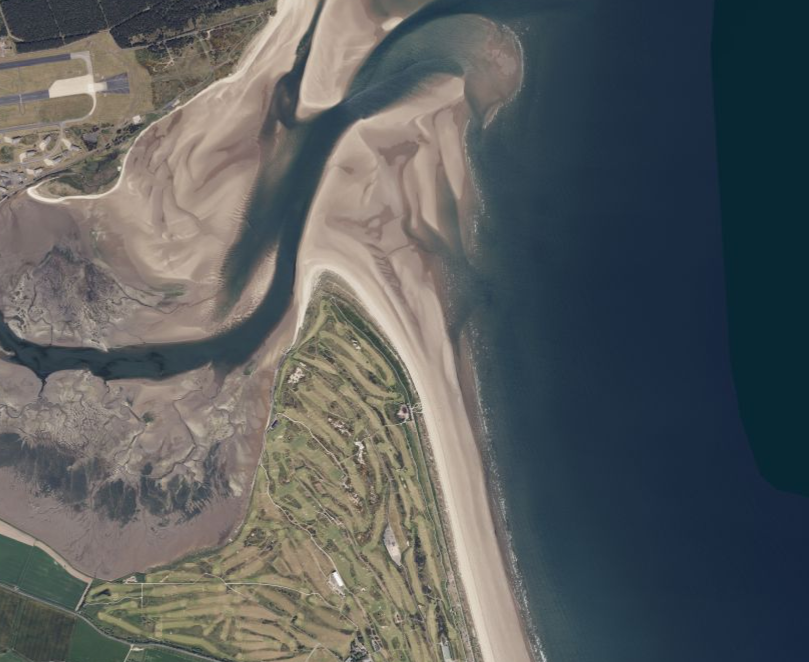
#> input picture sa_data/000001.png, 809 x 662 px; its folder holds only this picture in this run
$ python tmc_segmentation.py
#> lines starting #> are read from the running program, lines starting #| are printed output that depends on the picture; after the words box and inside, x2 and y2 are one past the last pixel; in counts of white or black regions, pixels touching at a corner belong together
import argparse
import cv2
import numpy as np
import os
import matplotlib.pyplot as plt
import matplotlib

matplotlib.use('Agg')  # Avoid potential Qt platform rendering issues


def detect_coastline_water_based(image_path):
    """
    Coastline extraction method based on water body detection

    This function performs the following steps:
    1. Read input image
    2. Convert image to RGB and HSV color spaces
    3. Create water body mask using color thresholding
    4. Apply morphological operations to refine mask
    5. Find and filter water body contours
    6. Detect coastline segments

    Args:
        image_path (str): Path to input image file

    Returns:
        tuple: Contains four elements
        - original RGB image
        - water body mask
        - coastline detection image
        - number of coastline segments
    """
    # Read image
    img = cv2.imread(image_path)
    if img is None:
        raise ValueError(f"Unable to read image: {image_path}")

    # Convert BGR to RGB color space
    img_rgb = cv2.cvtColor(img, cv2.COLOR_BGR2RGB)

    # Convert to HSV color space for water detection
    hsv = cv2.cvtColor(img, cv2.COLOR_BGR2HSV)

    # Define HSV range for water body detection (blue spectrum)
    lower_water = np.array([90, 40, 40])  # Blue lower threshold
    upper_water = np.array([130, 255, 255])  # Blue upper threshold

    # Create water body mask using color thresholding
    water_mask = cv2.inRange(hsv, lower_water, upper_water)

    # Morphological closing to fill internal water body holes
    kernel = np.ones((15, 15), np.uint8)
    water_mask = cv2.morphologyEx(water_mask, cv2.MORPH_CLOSE, kernel)

    # Remove small noise regions
    kernel_small = np.ones((5, 5), np.uint8)
    water_mask = cv2.morphologyEx(water_mask, cv2.MORPH_OPEN, kernel_small)

    # Find water body contours
    contours, _ = cv2.findContours(water_mask, cv2.RETR_EXTERNAL, cv2.CHAIN_APPROX_SIMPLE)

    # Filter small water regions, keep only main ocean areas
    main_water_mask = np.zeros_like(water_mask)
    min_area = img.shape[0] * img.shape[1] * 0.01  # Minimum area threshold (1% of image)

    valid_contours = []
    for contour in contours:
        area = cv2.contourArea(contour)
        if area > min_area:
            cv2.fillPoly(main_water_mask, [contour], 255)
            valid_contours.append(contour)

    # Create coastline detection visualization
    coastline_img = img_rgb.copy()
    coastline_contours = []

    for contour in valid_contours:
        # Simplify contour for smoother coastline representation
        epsilon = 0.001 * cv2.arcLength(contour, True)
        simplified_contour = cv2.approxPolyDP(contour, epsilon, True)

        if len(simplified_contour) > 10:
            coastline_contours.append(simplified_contour)
            cv2.drawContours(coastline_img, [simplified_contour], -1, (0, 255, 0), 3)

    return img_rgb, main_water_mask, coastline_img, len(coastline_contours)


def create_three_panel_plot(original_img, water_mask, coastline_img, coastline_count, base_name, save_path):
    """
    Create a three-panel visualization of coastline analysis results

    This function generates a figure with three subplots:
    1. Original image
    2. Water body segmentation mask
    3. Coastline detection result

    Args:
        original_img (ndarray): Original RGB image
        water_mask (ndarray): Water body segmentation mask
        coastline_img (ndarray): Coastline detection visualization
        coastline_count (int): Number of detected coastline segments
        base_name (str): Base filename for title
        save_path (str): Output file path for saving figure

    Returns:
        str: Path to saved visualization image
    """
    # Create figure with three subplots
    fig, axes = plt.subplots(1, 3, figsize=(18, 6))

    # Set overall figure title
    fig.suptitle(f'Coastline Analysis - {base_name}', fontsize=16, fontweight='bold', y=0.95)

    # First subplot: Original image
    axes[0].imshow(original_img)
    axes[0].set_title('Original Image', fontsize=14, fontweight='bold', pad=20)
    axes[0].axis('off')

    # Second subplot: Water segmentation mask
    axes[1].imshow(water_mask, cmap='gray')
    axes[1].set_title('Water Segmentation', fontsize=14, fontweight='bold', pad=20)
    axes[1].axis('off')

    # Third subplot: Coastline detection
    axes[2].imshow(coastline_img)
    axes[2].set_title(f'Coastline Detection', fontsize=14, fontweight='bold', pad=20)
    axes[2].axis('off')

    # Adjust subplot spacing
    plt.tight_layout()
    plt.subplots_adjust(top=0.85, bottom=0.05, left=0.02, right=0.98, wspace=0.05)

    # Save figure
    plt.savefig(save_path, dpi=300, bbox_inches='tight', facecolor='white')
    plt.close()  # Close figure to release memory

    return save_path


# [142 lines left out: functions advanced_coastline_detection, create_detailed_analysis_plot, not called in this run]


def process_single_image(image_path, mode, output_dir):
    """
    process single image
    """
    try:
        print(f"Processing: {os.path.basename(image_path)}")

        if mode == 'advanced':
            original_img, water_mask, coastline_img, coastline_count = advanced_coastline_detection(image_path)
            mode_suffix = '_advanced'
        else:
            original_img, water_mask, coastline_img, coastline_count = detect_coastline_water_based(image_path)
            mode_suffix = '_basic'

        base_name = os.path.splitext(os.path.basename(image_path))[0]
        os.makedirs(output_dir, exist_ok=True)

        # output images
        result_path = os.path.join(output_dir, f'{base_name}_{mode_suffix}.jpg')
        create_three_panel_plot(original_img, water_mask, coastline_img, coastline_count, base_name, result_path)

        return True
    except Exception as e:
        print(f"Error when processing {image_path}:  {e}")
        return False


def process_batch(input_dir, mode, output_dir):
    """
    batch process
        input_dir = folder path
        mode = basic or advanced
    """
    if not os.path.exists(input_dir):
        print(f"{input_dir} doesn't exist, please check!")
        return

    image_extensions = ['.png', '.jpg', '.jpeg', '.tif', '.bmp']
    processed = 0

    for filename in sorted(os.listdir(input_dir)):
        if os.path.splitext(filename)[1].lower() in image_extensions:
            image_path = os.path.join(input_dir, filename)

            if process_single_image(image_path, mode, output_dir):
                processed += 1

    print(f"\nFinished {processed} images.")


def parse_args():
    # parser = argparse.ArgumentParser(description='Coastline Detection Tool',
    parser = argparse.ArgumentParser("Network training and evaluation script.", add_help=True)

    # Input dir
    parser.add_argument("--input_path", type=str, help="Input file path.",
                        default="./sa_data")

    # Dir or single image
    parser.add_argument("--images", type=str, help="Image or Directory",
                        default="d")

    # Running mode: Basic or Advanced
    parser.add_argument("--mode", type=str, help="Running mode: basic or advanced.")

    # Output dir
    parser.add_argument("--output-path", type=str, help="Output file path.",
                        default="./result")

    return parser.parse_args()


def main(opt):
    if opt.images == 'd':
        input_dir = opt.input_path
        output_dir = opt.output_path
        mode = opt.mode

        process_batch(input_dir, mode, output_dir)
#> in detect_coastline_water_based, img is the input picture: shape (662, 809, 3); mean B, G, R 94.2, 94, 90.5
#> in detect_coastline_water_based, `water_mask = cv2.inRange(hsv, lower_water, upper_water)`:
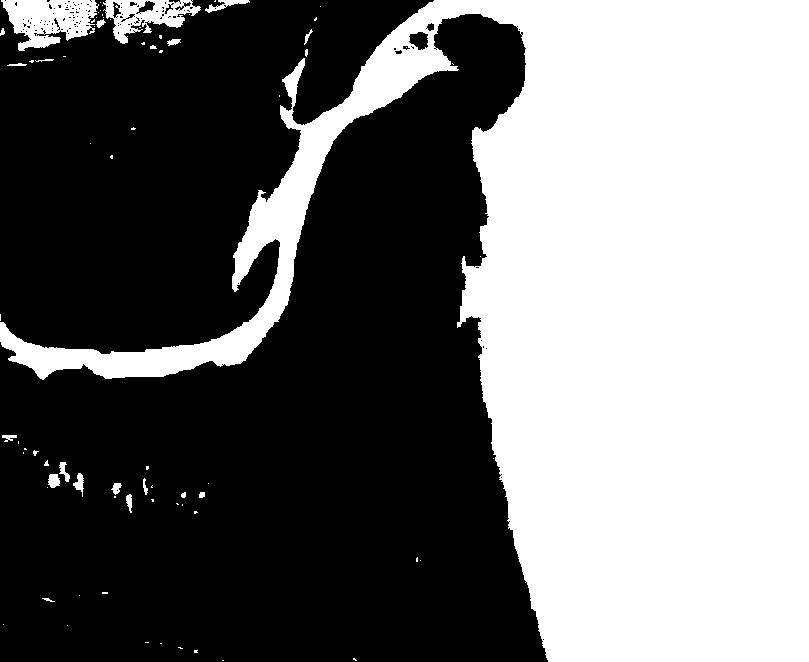
#> water_mask: shape (662, 809); 43.7% white; 77 white regions (55 under 20 px), largest, box (x1, y1, x2, y2) and area: (0, 0, 809, 662) 227582, (1, 0, 99, 51) 3166, (103, 0, 201, 44) 1980
#> in detect_coastline_water_based, `water_mask = cv2.morphologyEx(water_mask, cv2.MORPH_CLOSE, kernel)`:
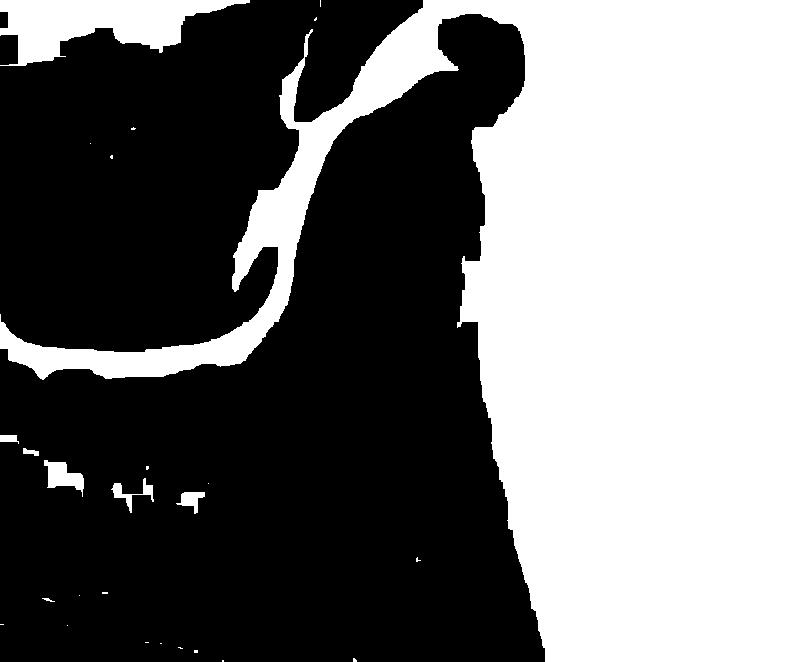
#> water_mask: shape (662, 809); 44.8% white; 26 white regions (18 under 20 px), largest, box (x1, y1, x2, y2) and area: (0, 0, 809, 662) 229204, (0, 0, 250, 66) 8699, (44, 460, 84, 497) 749
#> in detect_coastline_water_based, `water_mask = cv2.morphologyEx(water_mask, cv2.MORPH_OPEN, kernel_small)`:
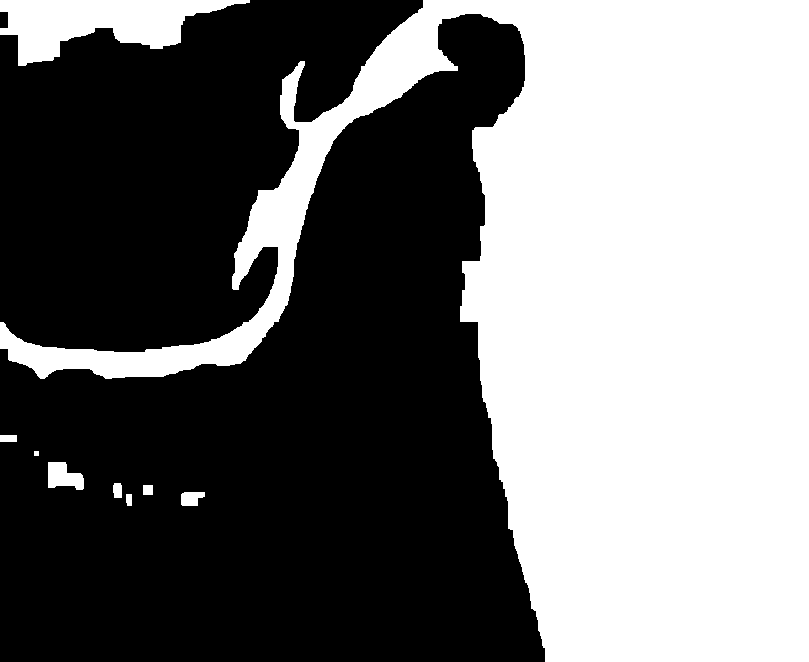
#> water_mask: shape (662, 809); 44.6% white; 9 white regions
#> in detect_coastline_water_based, `contours, _ = cv2.findContours(water_mask, cv2.RETR_EXTERNAL, cv2.CHAI..`: contours = 9 contours, 1 with area under 20; largest, box (x1, y1, x2, y2) and area: (0, 0, 809, 662) 227174, (0, 0, 250, 66) 8328, (48, 462, 84, 490) 655, (181, 492, 205, 506) 238, (113, 483, 122, 498) 104, (0, 435, 17, 442) 96, (143, 485, 153, 495) 81, (126, 494, 132, 506) 52
#> the loop in detect_coastline_water_based, `for contour in contours:` made 9 passes
#> area on passes 1, 2, 4, 5, 8, 9: 52.5, 238.5, 104.5, 655, 227173.5, 8327.5
#> after the loop in detect_coastline_water_based, `for contour in contours:`:
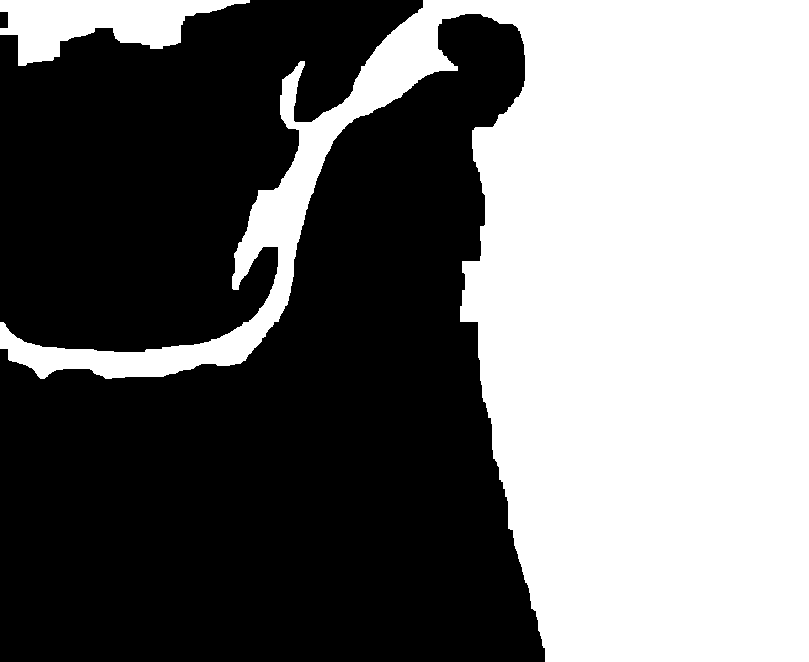
#> main_water_mask: shape (662, 809); 44.4% white; 2 white regions
#> after the loop in detect_coastline_water_based, `for contour in contours:`: valid_contours = 2 contours; box (x1, y1, x2, y2) and area: (0, 0, 809, 662) 227174, (0, 0, 250, 66) 8328
#> the loop in detect_coastline_water_based, `for contour in valid_contours:` made 2 passes
#> epsilon on passes 1 to 2: 3.96, 0.657
#> after the loop in detect_coastline_water_based, `for contour in valid_contours:`:
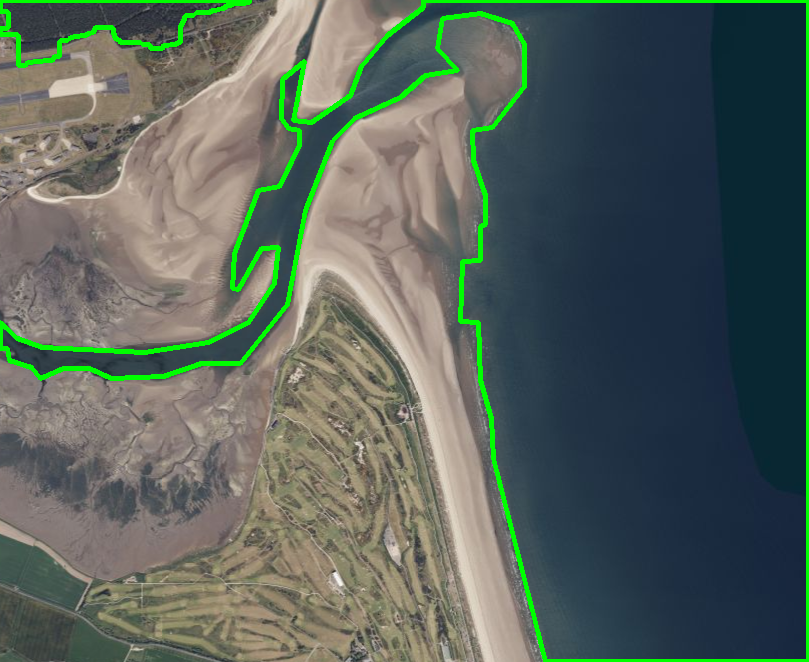
#> coastline_img: shape (662, 809, 3); mean R, G, B 88.3, 100.2, 91.5
#> after the loop in detect_coastline_water_based, `for contour in valid_contours:`: coastline_contours = 2 contours; box (x1, y1, x2, y2) and area: (0, 0, 809, 662) 228133, (0, 0, 250, 66) 8330
#> in process_single_image, `original_img, water_mask, coastline_img, coastline_count = detect_coas..`: coastline_count = 2
    else:
        input_dir = opt.input_path
        output_dir = opt.output_path
        mode = opt.mode

        process_single_image(input_dir, mode, output_dir)


if __name__ == "__main__":
    opt = parse_args()
    main(opt)

$ run again, on sa_data/000005.png
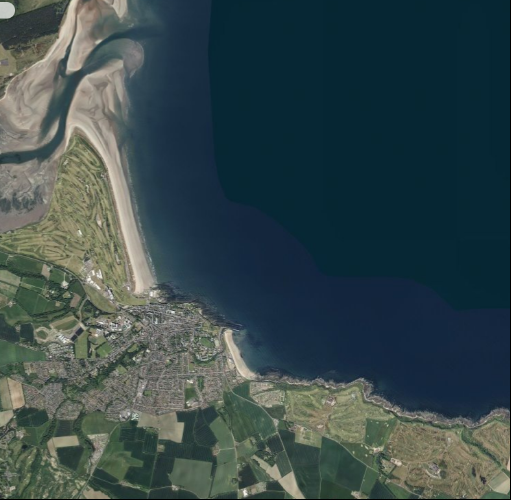
#> input picture sa_data/000005.png, 511 x 500 px
#> in detect_coastline_water_based, img is the input picture: shape (500, 511, 3); mean B, G, R 75.4, 73.4, 56.1
#> hsv: shape (500, 511, 3); mean H, S, V 76.2, 125.1, 82.8
#> in detect_coastline_water_based, `water_mask = cv2.morphologyEx(water_mask, cv2.MORPH_OPEN, kernel_small)`:
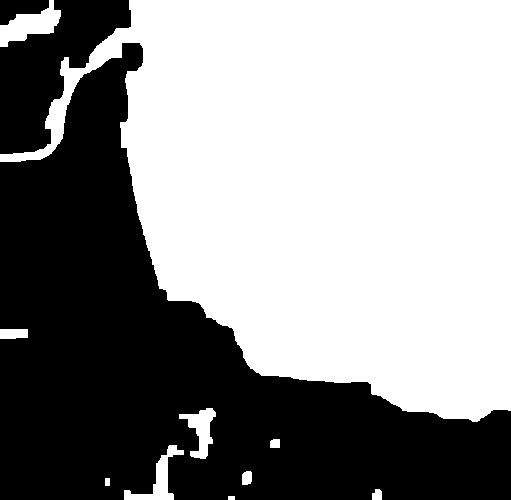
#> water_mask: shape (500, 511); 57.1% white; 3 black regions
#> contours = 10 contours, 1 with area under 20; largest, box (x1, y1, x2, y2) and area: (0, 0, 511, 422) 141008, (0, 0, 61, 47) 1274, (124, 445, 184, 500) 824, (179, 408, 216, 459) 777, (0, 329, 28, 339) 232
#> the loop in detect_coastline_water_based, `for contour in contours:` made 10 passes
#> area on passes 2, 4, 5, 6, 7, 8, 9, 10: 76.5, 106, 824, 69, 777, 231.5, 141007.5, 1274.5
#> after the loop in detect_coastline_water_based, `for contour in contours:`: valid_contours = 1 contour; box (x1, y1, x2, y2) and area: (0, 0, 511, 422) 141008
#> the loop in detect_coastline_water_based, `for contour in valid_contours:` made 1 pass
#> epsilon on pass 1: 2.05
#> after the loop in detect_coastline_water_based, `for contour in valid_contours:`:
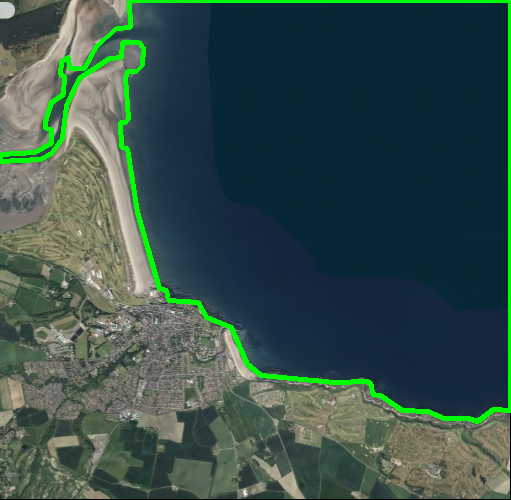
#> coastline_img: shape (500, 511, 3); mean R, G, B 54.2, 79.2, 72.8
#> after the loop in detect_coastline_water_based, `for contour in valid_contours:`: coastline_contours = 1 contour; box (x1, y1, x2, y2) and area: (0, 0, 511, 422) 141267
#> coastline_count = 1

$ run again, on sa_data/000002.png
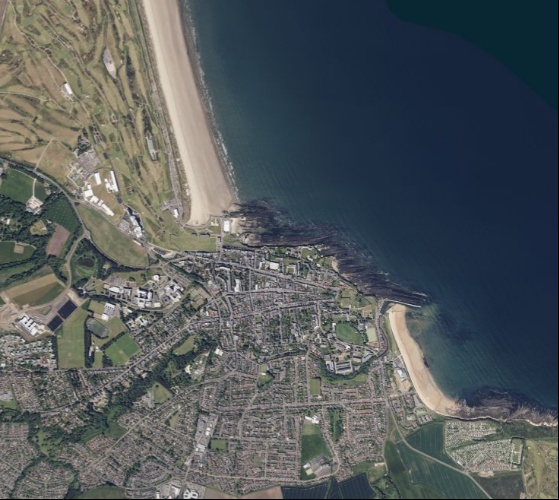
#> input picture sa_data/000002.png, 559 x 500 px
#> in detect_coastline_water_based, img is the input picture: shape (500, 559, 3); mean B, G, R 92, 90.1, 84
#> hsv: shape (500, 559, 3); mean H, S, V 71.7, 74.5, 100.1
#> in detect_coastline_water_based, `water_mask = cv2.morphologyEx(water_mask, cv2.MORPH_OPEN, kernel_small)`:
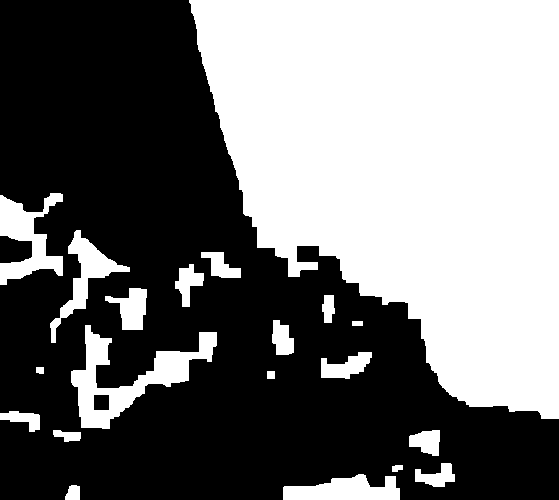
#> water_mask: shape (500, 559); 45.7% white; 20 white regions
#> contours = 20 contours; largest, box (x1, y1, x2, y2) and area: (189, 0, 559, 419) 108841, (71, 325, 217, 429) 4760, (0, 193, 63, 285) 2610, (283, 474, 400, 500) 1951, (50, 230, 130, 343) 1906
#> the loop in detect_coastline_water_based, `for contour in contours:` made 20 passes
#> area on passes 1, 2, 3, 4, 5, 6, 7, 9: 162, 1951, 48, 493, 538.5, 190, 396.5, 39.5
#> after the loop in detect_coastline_water_based, `for contour in contours:`: valid_contours = 2 contours; box (x1, y1, x2, y2) and area: (189, 0, 559, 419) 108841, (71, 325, 217, 429) 4760
#> the loop in detect_coastline_water_based, `for contour in valid_contours:` made 2 passes
#> epsilon on passes 1 to 2: 0.623, 1.62
#> after the loop in detect_coastline_water_based, `for contour in valid_contours:`:
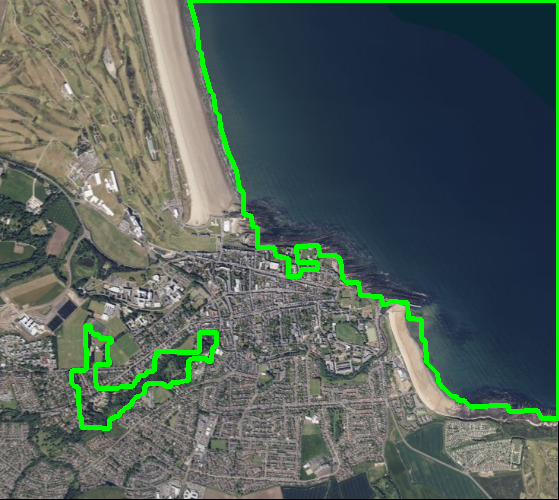
#> coastline_img: shape (500, 559, 3); mean R, G, B 81.8, 95.9, 89.4
#> after the loop in detect_coastline_water_based, `for contour in valid_contours:`: coastline_contours = 2 contours; box (x1, y1, x2, y2) and area: (189, 0, 559, 419) 108991, (71, 325, 217, 429) 4764
#> coastline_count = 2
